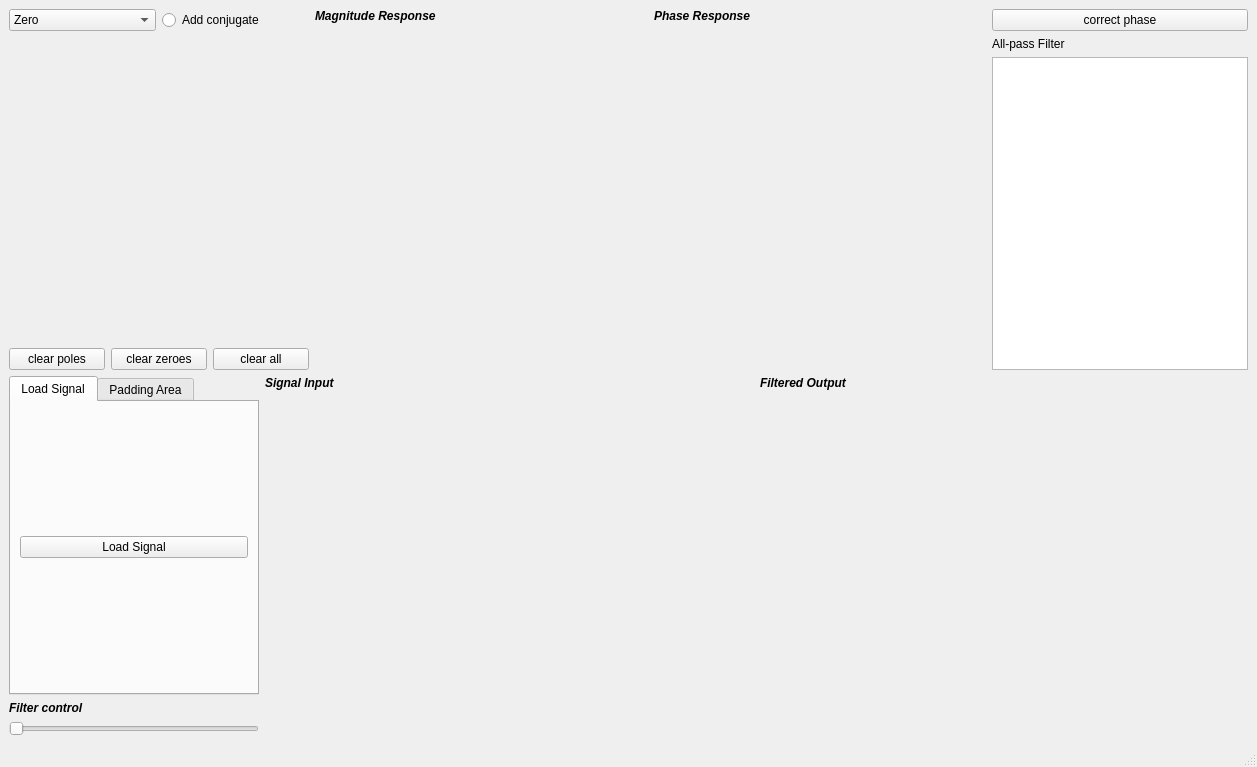
<?xml version="1.0" encoding="UTF-8"?>
<ui version="4.0">
 <class>MainWindow</class>
 <widget class="QMainWindow" name="MainWindow">
  <property name="geometry">
   <rect>
    <x>0</x>
    <y>0</y>
    <width>1257</width>
    <height>767</height>
   </rect>
  </property>
  <property name="windowTitle">
   <string>MainWindow</string>
  </property>
  <widget class="QWidget" name="centralwidget">
   <layout class="QGridLayout" name="gridLayout">
    <item row="0" column="0">
     <layout class="QVBoxLayout" name="verticalLayout_8">
      <item>
       <layout class="QHBoxLayout" name="horizontalLayout_3">
        <item>
         <layout class="QVBoxLayout" name="verticalLayout_3">
          <item>
           <layout class="QHBoxLayout" name="horizontalLayout_5">
            <item>
             <layout class="QVBoxLayout" name="verticalLayout"/>
            </item>
            <item>
             <layout class="QVBoxLayout" name="verticalLayout_7"/>
            </item>
           </layout>
          </item>
          <item>
           <layout class="QHBoxLayout" name="horizontalLayout_2">
            <item>
             <widget class="QComboBox" name="comboBox_pole_zero">
              <item>
               <property name="text">
                <string>Zero</string>
               </property>
              </item>
              <item>
               <property name="text">
                <string>Pole</string>
               </property>
              </item>
             </widget>
            </item>
            <item>
             <widget class="QRadioButton" name="radioButton_conj">
              <property name="font">
               <font>
                <weight>50</weight>
                <bold>false</bold>
               </font>
              </property>
              <property name="text">
               <string>Add conjugate</string>
              </property>
             </widget>
            </item>
           </layout>
          </item>
          <item>
           <widget class="PlotWidget" name="zeroes_poles_graph" native="true">
            <property name="minimumSize">
             <size>
              <width>300</width>
              <height>300</height>
             </size>
            </property>
           </widget>
          </item>
          <item>
           <layout class="QHBoxLayout" name="horizontalLayout">
            <item>
             <widget class="QPushButton" name="pushButton_clear_poles">
              <property name="text">
               <string>clear poles</string>
              </property>
             </widget>
            </item>
            <item>
             <widget class="QPushButton" name="pushButton_clear_zeros">
              <property name="text">
               <string>clear zeroes</string>
              </property>
             </widget>
            </item>
            <item>
             <widget class="QPushButton" name="pushButton_clear_all">
              <property name="text">
               <string>clear all</string>
              </property>
             </widget>
            </item>
           </layout>
          </item>
         </layout>
        </item>
        <item>
         <layout class="QVBoxLayout" name="verticalLayout_5">
          <item>
           <widget class="QLabel" name="label_3">
            <property name="sizePolicy">
             <sizepolicy hsizetype="Preferred" vsizetype="Fixed">
              <horstretch>0</horstretch>
              <verstretch>0</verstretch>
             </sizepolicy>
            </property>
            <property name="font">
             <font>
              <weight>75</weight>
              <italic>true</italic>
              <bold>true</bold>
             </font>
            </property>
            <property name="text">
             <string>Magnitude Response</string>
            </property>
           </widget>
          </item>
          <item>
           <widget class="PlotWidget" name="mag_response_garph" native="true">
            <property name="sizePolicy">
             <sizepolicy hsizetype="Minimum" vsizetype="Minimum">
              <horstretch>0</horstretch>
              <verstretch>0</verstretch>
             </sizepolicy>
            </property>
            <property name="minimumSize">
             <size>
              <width>300</width>
              <height>200</height>
             </size>
            </property>
            <property name="autoFillBackground">
             <bool>true</bool>
            </property>
           </widget>
          </item>
          <item>
           <spacer name="horizontalSpacer_4">
            <property name="orientation">
             <enum>Qt::Horizontal</enum>
            </property>
            <property name="sizeHint" stdset="0">
             <size>
              <width>40</width>
              <height>20</height>
             </size>
            </property>
           </spacer>
          </item>
         </layout>
        </item>
        <item>
         <layout class="QVBoxLayout" name="verticalLayout_6">
          <item>
           <widget class="QLabel" name="label_4">
            <property name="sizePolicy">
             <sizepolicy hsizetype="Preferred" vsizetype="Fixed">
              <horstretch>0</horstretch>
              <verstretch>0</verstretch>
             </sizepolicy>
            </property>
            <property name="font">
             <font>
              <weight>75</weight>
              <italic>true</italic>
              <bold>true</bold>
             </font>
            </property>
            <property name="text">
             <string>Phase Response</string>
            </property>
           </widget>
          </item>
          <item>
           <widget class="PlotWidget" name="phase_response_garph" native="true">
            <property name="sizePolicy">
             <sizepolicy hsizetype="Minimum" vsizetype="Minimum">
              <horstretch>0</horstretch>
              <verstretch>0</verstretch>
             </sizepolicy>
            </property>
            <property name="minimumSize">
             <size>
              <width>300</width>
              <height>200</height>
             </size>
            </property>
            <property name="autoFillBackground">
             <bool>true</bool>
            </property>
           </widget>
          </item>
          <item>
           <spacer name="horizontalSpacer_3">
            <property name="orientation">
             <enum>Qt::Horizontal</enum>
            </property>
            <property name="sizeHint" stdset="0">
             <size>
              <width>40</width>
              <height>20</height>
             </size>
            </property>
           </spacer>
          </item>
         </layout>
        </item>
        <item>
         <layout class="QVBoxLayout" name="verticalLayout_4">
          <item>
           <widget class="QPushButton" name="pushButton">
            <property name="text">
             <string>correct phase</string>
            </property>
           </widget>
          </item>
          <item>
           <widget class="QLabel" name="label_2">
            <property name="sizePolicy">
             <sizepolicy hsizetype="Preferred" vsizetype="Minimum">
              <horstretch>0</horstretch>
              <verstretch>0</verstretch>
             </sizepolicy>
            </property>
            <property name="text">
             <string>All-pass Filter</string>
            </property>
           </widget>
          </item>
          <item>
           <widget class="QListWidget" name="listWidget">
            <property name="sizePolicy">
             <sizepolicy hsizetype="Minimum" vsizetype="MinimumExpanding">
              <horstretch>0</horstretch>
              <verstretch>0</verstretch>
             </sizepolicy>
            </property>
            <property name="minimumSize">
             <size>
              <width>50</width>
              <height>50</height>
             </size>
            </property>
           </widget>
          </item>
         </layout>
        </item>
       </layout>
      </item>
      <item>
       <layout class="QHBoxLayout" name="horizontalLayout_4">
        <item>
         <layout class="QVBoxLayout" name="verticalLayout_2">
          <item>
           <widget class="QTabWidget" name="tabWidget_2">
            <property name="maximumSize">
             <size>
              <width>250</width>
              <height>16777215</height>
             </size>
            </property>
            <property name="currentIndex">
             <number>0</number>
            </property>
            <widget class="QWidget" name="tab">
             <attribute name="title">
              <string>Load Signal</string>
             </attribute>
             <layout class="QVBoxLayout" name="verticalLayout_9">
              <item>
               <widget class="QPushButton" name="pushButton_6">
                <property name="text">
                 <string>Load Signal</string>
                </property>
               </widget>
              </item>
             </layout>
            </widget>
            <widget class="QWidget" name="widget">
             <attribute name="title">
              <string>Padding Area</string>
             </attribute>
             <layout class="QHBoxLayout" name="horizontalLayout_8"/>
            </widget>
           </widget>
          </item>
          <item>
           <layout class="QVBoxLayout" name="verticalLayout_10">
            <item>
             <widget class="QLabel" name="label">
              <property name="font">
               <font>
                <weight>75</weight>
                <italic>true</italic>
                <bold>true</bold>
               </font>
              </property>
              <property name="text">
               <string>Filter control</string>
              </property>
             </widget>
            </item>
            <item>
             <widget class="QSlider" name="horizontalSlider">
              <property name="sizePolicy">
               <sizepolicy hsizetype="Fixed" vsizetype="Fixed">
                <horstretch>0</horstretch>
                <verstretch>0</verstretch>
               </sizepolicy>
              </property>
              <property name="minimumSize">
               <size>
                <width>250</width>
                <height>0</height>
               </size>
              </property>
              <property name="maximumSize">
               <size>
                <width>250</width>
                <height>16777215</height>
               </size>
              </property>
              <property name="orientation">
               <enum>Qt::Horizontal</enum>
              </property>
             </widget>
            </item>
           </layout>
          </item>
         </layout>
        </item>
        <item>
         <layout class="QVBoxLayout" name="verticalLayout_11">
          <item>
           <widget class="QLabel" name="label_11">
            <property name="sizePolicy">
             <sizepolicy hsizetype="Preferred" vsizetype="Fixed">
              <horstretch>0</horstretch>
              <verstretch>0</verstretch>
             </sizepolicy>
            </property>
            <property name="font">
             <font>
              <weight>75</weight>
              <italic>true</italic>
              <bold>true</bold>
             </font>
            </property>
            <property name="text">
             <string>Signal Input</string>
            </property>
           </widget>
          </item>
          <item>
           <widget class="PlotWidget" name="signal_input_graph" native="true">
            <property name="sizePolicy">
             <sizepolicy hsizetype="Expanding" vsizetype="Preferred">
              <horstretch>0</horstretch>
              <verstretch>0</verstretch>
             </sizepolicy>
            </property>
            <property name="minimumSize">
             <size>
              <width>300</width>
              <height>250</height>
             </size>
            </property>
            <property name="autoFillBackground">
             <bool>true</bool>
            </property>
           </widget>
          </item>
         </layout>
        </item>
        <item>
         <layout class="QVBoxLayout" name="verticalLayout_12">
          <item>
           <widget class="QLabel" name="label_12">
            <property name="sizePolicy">
             <sizepolicy hsizetype="Preferred" vsizetype="Fixed">
              <horstretch>0</horstretch>
              <verstretch>0</verstretch>
             </sizepolicy>
            </property>
            <property name="font">
             <font>
              <weight>75</weight>
              <italic>true</italic>
              <bold>true</bold>
             </font>
            </property>
            <property name="text">
             <string>Filtered Output</string>
            </property>
           </widget>
          </item>
          <item>
           <widget class="PlotWidget" name="filter_output_graph" native="true">
            <property name="sizePolicy">
             <sizepolicy hsizetype="Expanding" vsizetype="Preferred">
              <horstretch>0</horstretch>
              <verstretch>0</verstretch>
             </sizepolicy>
            </property>
            <property name="minimumSize">
             <size>
              <width>300</width>
              <height>250</height>
             </size>
            </property>
            <property name="autoFillBackground">
             <bool>true</bool>
            </property>
           </widget>
          </item>
         </layout>
        </item>
       </layout>
      </item>
     </layout>
    </item>
   </layout>
  </widget>
  <widget class="QStatusBar" name="statusbar"/>
 </widget>
 <customwidgets>
  <customwidget>
   <class>PlotWidget</class>
   <extends>QWidget</extends>
   <header>pyqtgraph</header>
   <container>1</container>
  </customwidget>
 </customwidgets>
 <resources/>
 <connections/>
</ui>
